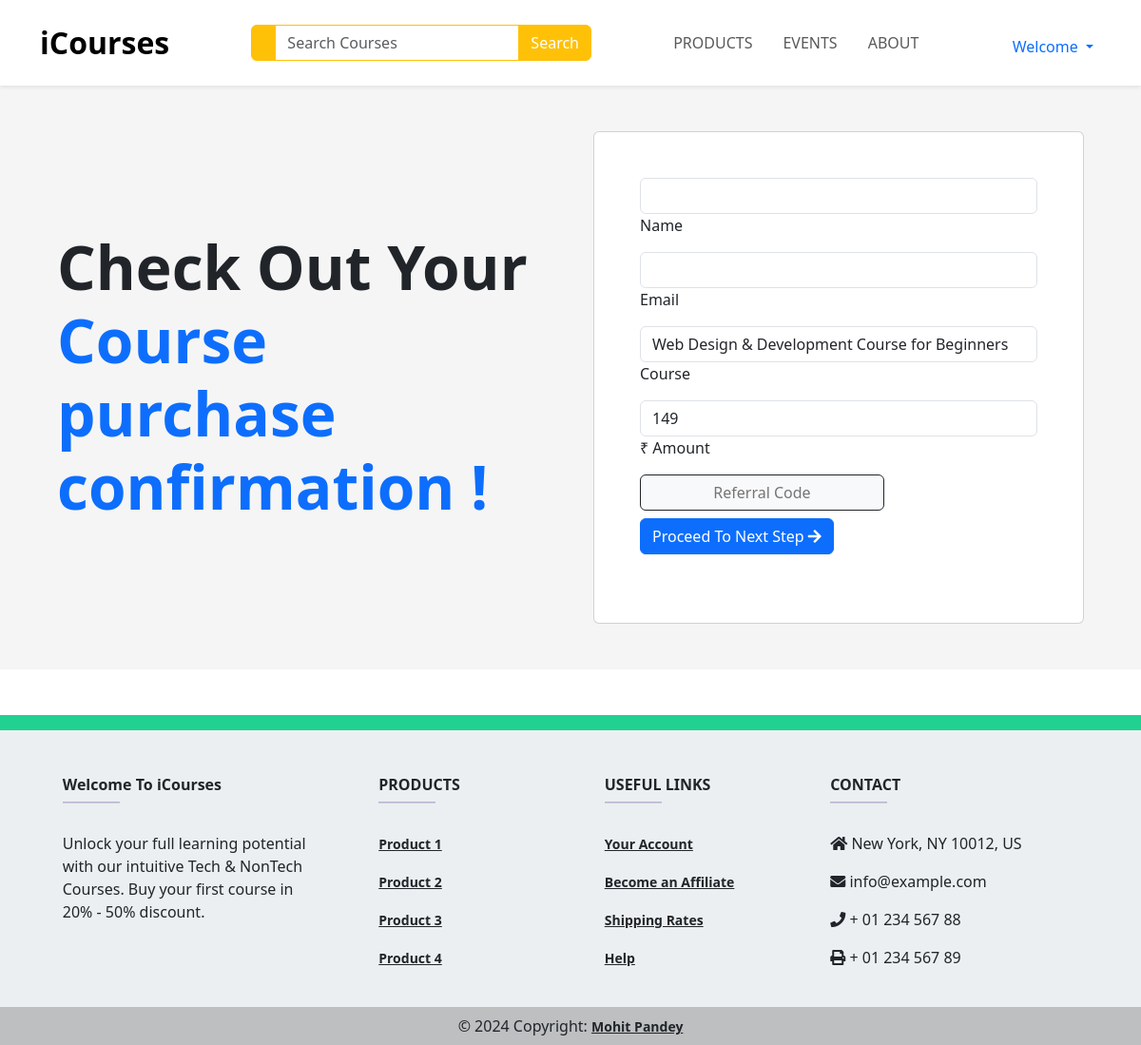
The page /paymentPage/1 (signed in) on the database as committed earlier.
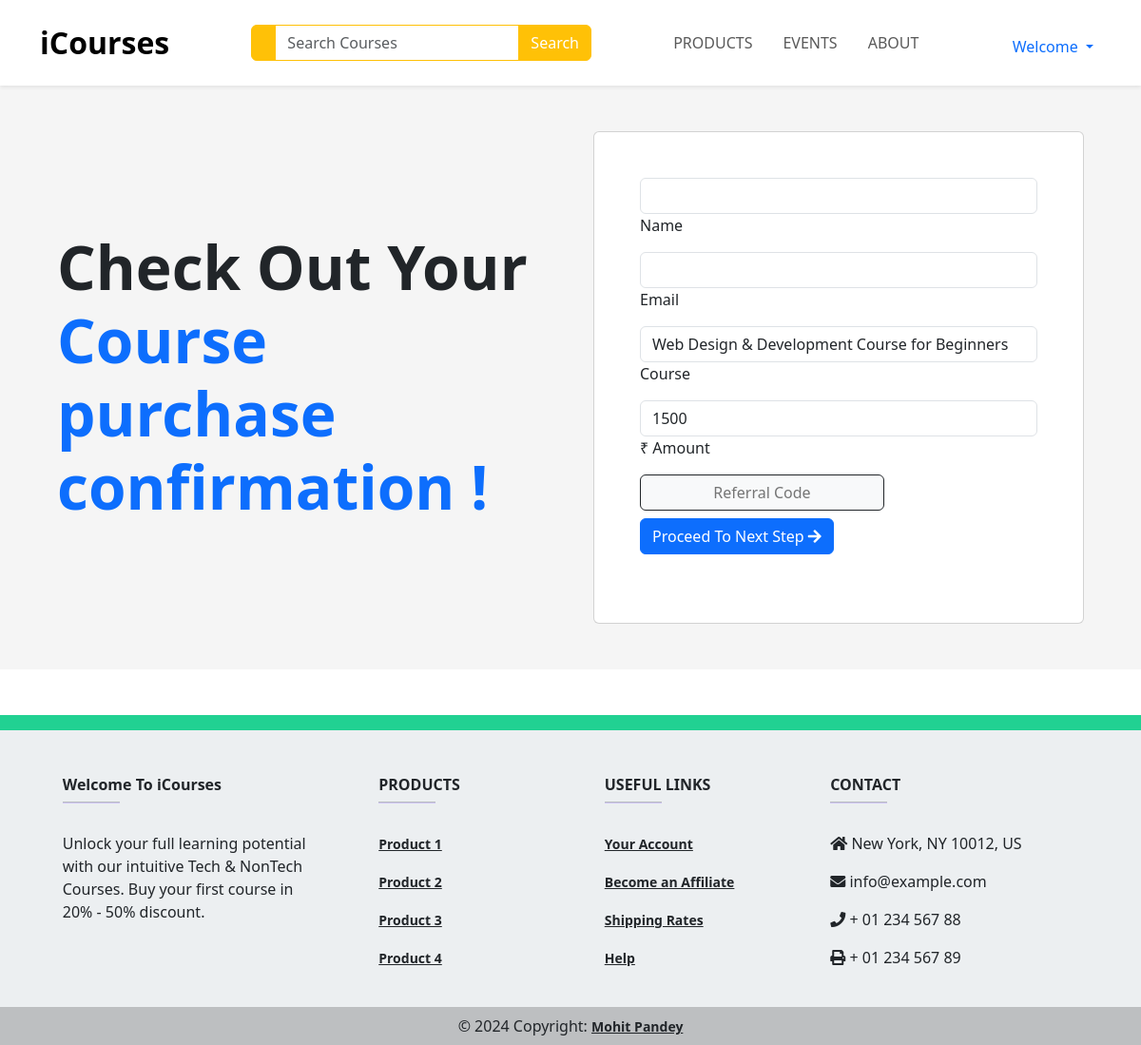
The same page on the database as committed later.
### home/models.py (models this page shows, shortened)
class Course(models.Model):
    coursePicture = models.ImageField(upload_to='coursePicture',null=True,blank = True)
    courseFile = models.FileField(upload_to='coursePdf',null=True,blank=True)
    courseCategory = models.ForeignKey(Category, on_delete=models.CASCADE ,null=True,blank=True)
    courseName = models.CharField(max_length = 150,null=True,blank=True)
    coursePrice = models.IntegerField(null=True,blank=True)
    madeBy = models.CharField(max_length = 150,null=True,blank=True)
    courseDuration = models.CharField(max_length = 50)
    studentOnCourse = models.IntegerField(default = 0,editable=False)
    AboutCourse = HTMLField(blank=True)

### home/views.py (the view, shortened to what this page needs)
# urls.py: path('paymentPage/<slug:id>',views.PaymentPage, name='paymentPage'),
@login_required
def PaymentPage(request, id):
    course = Course.objects.get(id = id)
    return render(request,'Payment/paymentPage.html',{'course':course})

### home/context_processors.py (called while the page is built)
def user_info(request):
    user_info = None
    if request.user.is_authenticated:
        try:
            user_info = request.user.userprofile  # Assuming UserProfile is related to the User model
        except UserProfile.DoesNotExist:
            pass  # Handle the case where UserProfile doesn't exist for the current user
    return {'user_info': user_info}

### home/Templates/Payment/paymentpage.html (shortened to what this page needs)
{% extends 'base.html' %}
{% block Css %}
  <link href="https://cdnjs.cloudflare.com/ajax/libs/font-awesome/5.10.0/css/all.min.css" rel="stylesheet" />
{% endblock %}
{% block body %}
  <section class="">
    <div class="px-4 py-5 px-md-5 text-center text-lg-start" style="background-color: hsl(0, 0%, 96%)">
      <div class="container">
        <div class="row gx-lg-5 align-items-center">
          <div class="col-lg-6 mb-5 mb-lg-0">
            <h1 class="my-5 display-3 fw-bold ls-tight">
              Check Out Your<br />
              <span class="text-primary">Course purchase confirmation !</span>
            </h1>
          </div>
          <div class=" col-lg-6 mb-5 mb-lg-0">
            <div class="card">
              <div class="info card-body py-5 px-md-5">
                <form method="post">
                  <div class="row">
                    <div class="form-outline mb-2">
                      <input type="text" id="username" name="name" value="{{ user.first_name }} {{ user.last_name }}" class="form-control" readonly />
                      <label class="form-label" for="username">Name</label>
                    </div>
                    <div class="form-outline mb-2">
                      <input type="email" id="pass" value="{{ user.email }}" name="email" class="form-control" readonly />
                      <label class="form-label" for="pass">Email</label>
                    </div>
                    <div class="form-outline mb-2">
                      <input type="text" id="pass" name="course" value="{{ course.courseName }}" class="form-control" readonly />
                      <label class="form-label" for="pass">Course</label>
                    </div>
                    <div class="form-outline mb-2">
                      <input type="text" id="pass" name="amount" value="{{ course.coursePrice }}" class="form-control" readonly />
                      <label class="form-label" for="pass">₹ Amount</label>
                    </div>
                    <div class="form-outline mb-2">
                    <input placeholder="Referral Code" name="referral" type="text" class="border border-dark btn btn-light" />
                    </div>
                    <div>
                      <button type="submit" id="pay" class="btn btn-primary btn-block mb-4">Proceed To Next Step <i class="fas fa-arrow-right"></i></button>
                    </div>
                  </div>
                </form>
              </div>
            </div>
          </div>
        </div>
      </div>
    </div>
  </section>
{% endblock %}

Rows that differ between the two databases and show on the page:
changed Course "Web Design & Development Course for Beginners": amount "149" → "1500"
